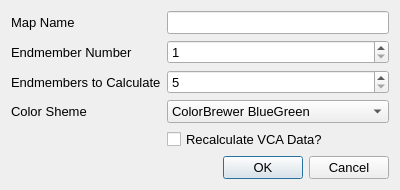
<?xml version="1.0" encoding="UTF-8"?>
<ui version="4.0">
 <class>VCADialog</class>
 <widget class="QDialog" name="VCADialog">
  <property name="geometry">
   <rect>
    <x>0</x>
    <y>0</y>
    <width>400</width>
    <height>168</height>
   </rect>
  </property>
  <property name="font">
   <font>
    <pointsize>10</pointsize>
   </font>
  </property>
  <property name="windowTitle">
   <string>Vertex Component Analysis Image</string>
  </property>
  <property name="windowIcon">
   <iconset resource="resources.qrc">
    <normaloff>:/icons/vespuccilogo.ico</normaloff>:/icons/vespuccilogo.ico</iconset>
  </property>
  <layout class="QFormLayout" name="formLayout_2">
   <item row="0" column="0">
    <widget class="QLabel" name="label">
     <property name="text">
      <string>Map Name</string>
     </property>
    </widget>
   </item>
   <item row="0" column="1">
    <widget class="QLineEdit" name="nameLineEdit"/>
   </item>
   <item row="1" column="0">
    <widget class="QLabel" name="label_2">
     <property name="text">
      <string>Endmember Number</string>
     </property>
    </widget>
   </item>
   <item row="1" column="1">
    <widget class="QSpinBox" name="componentSpinBox">
     <property name="minimum">
      <number>1</number>
     </property>
     <property name="maximum">
      <number>50</number>
     </property>
    </widget>
   </item>
   <item row="2" column="1">
    <widget class="QSpinBox" name="endmembersSpinBox">
     <property name="minimum">
      <number>5</number>
     </property>
    </widget>
   </item>
   <item row="2" column="0">
    <widget class="QLabel" name="label_4">
     <property name="text">
      <string>Endmembers to Calculate</string>
     </property>
    </widget>
   </item>
   <item row="3" column="1">
    <widget class="QComboBox" name="gradientComboBox">
     <property name="toolTip">
      <string>An asterix by the color scheme name indicates a divergent color scheme particularly suited for this kind of map.</string>
     </property>
     <property name="currentIndex">
      <number>0</number>
     </property>
     <item>
      <property name="text">
       <string>ColorBrewer BlueGreen</string>
      </property>
     </item>
     <item>
      <property name="text">
       <string>ColorBrewer BluePurple</string>
      </property>
     </item>
     <item>
      <property name="text">
       <string>ColorBrewer GreenBlue</string>
      </property>
     </item>
     <item>
      <property name="text">
       <string>ColorBrewer OrangeRed</string>
      </property>
     </item>
     <item>
      <property name="text">
       <string>ColorBrewer PurpleBlue</string>
      </property>
     </item>
     <item>
      <property name="text">
       <string>ColorBrewer PurpleBlueGreen</string>
      </property>
     </item>
     <item>
      <property name="text">
       <string>ColorBrewer PurpleRed</string>
      </property>
     </item>
     <item>
      <property name="text">
       <string>ColorBrewer RedPurple</string>
      </property>
     </item>
     <item>
      <property name="text">
       <string>ColorBrewer YellowGreen</string>
      </property>
     </item>
     <item>
      <property name="text">
       <string>ColorBrewer YellowGreenBlue</string>
      </property>
     </item>
     <item>
      <property name="text">
       <string>ColorBrewer YellowOrangeBrown</string>
      </property>
     </item>
     <item>
      <property name="text">
       <string>ColorBrewer YellowOrangeRed</string>
      </property>
     </item>
     <item>
      <property name="text">
       <string>ColorBrewer Blues</string>
      </property>
     </item>
     <item>
      <property name="text">
       <string>ColorBrewer Greens</string>
      </property>
     </item>
     <item>
      <property name="text">
       <string>ColorBrewer Oranges</string>
      </property>
     </item>
     <item>
      <property name="text">
       <string>ColorBrewer Purples</string>
      </property>
     </item>
     <item>
      <property name="text">
       <string>ColorBrewer Reds</string>
      </property>
     </item>
     <item>
      <property name="text">
       <string>ColorBrewer Grayscale</string>
      </property>
     </item>
     <item>
      <property name="text">
       <string>QCustomPlot Grayscale</string>
      </property>
     </item>
     <item>
      <property name="text">
       <string>QCustomPlot Night</string>
      </property>
     </item>
     <item>
      <property name="text">
       <string>QCustomPlot Candy</string>
      </property>
     </item>
     <item>
      <property name="text">
       <string>QCustomPlot Ion</string>
      </property>
     </item>
     <item>
      <property name="text">
       <string>QCustomPlot Thermal</string>
      </property>
     </item>
     <item>
      <property name="text">
       <string>↔ QCustomPlot Polar</string>
      </property>
     </item>
     <item>
      <property name="text">
       <string>↔ QCustomPlot Spectrum</string>
      </property>
     </item>
     <item>
      <property name="text">
       <string>QCustomPlot Jet</string>
      </property>
     </item>
     <item>
      <property name="text">
       <string>QCustomPlot Hues</string>
      </property>
     </item>
     <item>
      <property name="text">
       <string>QCustomPlot Hot</string>
      </property>
     </item>
     <item>
      <property name="text">
       <string>QCustomPlot Cold</string>
      </property>
     </item>
     <item>
      <property name="text">
       <string>↔ ColorBrewer BrownBlueGreen </string>
      </property>
     </item>
     <item>
      <property name="text">
       <string>↔ ColorBrewer PinkYellowGreen</string>
      </property>
     </item>
     <item>
      <property name="text">
       <string>↔ ColorBrewer PurpleGreen</string>
      </property>
     </item>
     <item>
      <property name="text">
       <string>↔ ColorBrewer PurpleOrange</string>
      </property>
     </item>
     <item>
      <property name="text">
       <string>↔ ColorBrewer RedBlue</string>
      </property>
     </item>
     <item>
      <property name="text">
       <string>↔ ColorBrewer RedGray</string>
      </property>
     </item>
     <item>
      <property name="text">
       <string>↔ ColorBrewer RedYellowBlue</string>
      </property>
     </item>
     <item>
      <property name="text">
       <string>↔ ColorBrewer RedYellowGreen</string>
      </property>
     </item>
     <item>
      <property name="text">
       <string>↔ ColorBrewer Spectral</string>
      </property>
     </item>
     <item>
      <property name="text">
       <string>↔ Vespucci Spectral</string>
      </property>
     </item>
    </widget>
   </item>
   <item row="3" column="0">
    <widget class="QLabel" name="label_3">
     <property name="text">
      <string>Color Sheme</string>
     </property>
    </widget>
   </item>
   <item row="4" column="1">
    <widget class="QCheckBox" name="recalculateCheckBox">
     <property name="text">
      <string>Recalculate VCA Data?</string>
     </property>
    </widget>
   </item>
   <item row="5" column="1">
    <widget class="QDialogButtonBox" name="buttonBox">
     <property name="orientation">
      <enum>Qt::Horizontal</enum>
     </property>
     <property name="standardButtons">
      <set>QDialogButtonBox::Cancel|QDialogButtonBox::Ok</set>
     </property>
    </widget>
   </item>
  </layout>
 </widget>
 <resources>
  <include location="resources.qrc"/>
 </resources>
 <connections/>
</ui>
